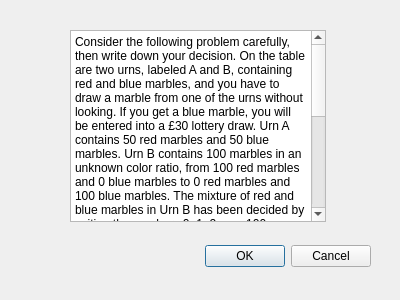
<?xml version="1.0" encoding="UTF-8"?>
<ui version="4.0">
 <class>Dialog</class>
 <widget class="QDialog" name="Dialog">
  <property name="geometry">
   <rect>
    <x>0</x>
    <y>0</y>
    <width>400</width>
    <height>300</height>
   </rect>
  </property>
  <property name="windowTitle">
   <string>Dialog</string>
  </property>
  <widget class="QDialogButtonBox" name="buttonBox">
   <property name="geometry">
    <rect>
     <x>30</x>
     <y>240</y>
     <width>341</width>
     <height>32</height>
    </rect>
   </property>
   <property name="orientation">
    <enum>Qt::Horizontal</enum>
   </property>
   <property name="standardButtons">
    <set>QDialogButtonBox::Cancel|QDialogButtonBox::Ok</set>
   </property>
  </widget>
  <widget class="QTextBrowser" name="textBrowser">
   <property name="geometry">
    <rect>
     <x>70</x>
     <y>30</y>
     <width>256</width>
     <height>192</height>
    </rect>
   </property>
   <property name="html">
    <string>&lt;!DOCTYPE HTML PUBLIC &quot;-//W3C//DTD HTML 4.0//EN&quot; &quot;http://www.w3.org/TR/REC-html40/strict.dtd&quot;&gt;
&lt;html&gt;&lt;head&gt;&lt;meta name=&quot;qrichtext&quot; content=&quot;1&quot; /&gt;&lt;style type=&quot;text/css&quot;&gt;
p, li { white-space: pre-wrap; }
&lt;/style&gt;&lt;/head&gt;&lt;body style=&quot; font-family:'SimSun'; font-size:9pt; font-weight:400; font-style:normal;&quot;&gt;
&lt;p style=&quot; margin-top:0px; margin-bottom:0px; margin-left:0px; margin-right:0px; -qt-block-indent:0; text-indent:0px;&quot;&gt;Consider the following problem carefully, then write down your decision. On the table are two urns, labeled A and B, containing red and blue marbles, and you have to draw a marble from one of the urns without looking. If you get a blue marble, you will be entered into a £30 lottery draw. Urn A contains 50 red marbles and 50 blue marbles. Urn B contains 100 marbles in an unknown color ratio, from 100 red marbles and 0 blue marbles to 0 red marbles and 100 blue marbles. The mixture of red and blue marbles in Urn B has been decided by writing the numbers 0, 1, 2, . . ., 100 on separate slips of paper, shuffling the slips thoroughly, and then drawing one of them at random. The number chosen was used to determine the number of blue marbles to be put into Urn B, but you do not know the number. Every possible mixture of red and blue marbles in Urn B is equally likely. You have to decide whether you prefer to draw a marble at random from Urn A or Urn B. What you hope is to draw a blue marble and be entered for the £30 lottery draw. Consider very carefully from which urn you prefer to draw the marble, then write down your decision below. You will draw a marble from your chosen urn straight afterwards. I prefer to draw a marble from Urn A/Urn B&lt;/p&gt;&lt;/body&gt;&lt;/html&gt;</string>
   </property>
  </widget>
 </widget>
 <resources/>
 <connections>
  <connection>
   <sender>buttonBox</sender>
   <signal>accepted()</signal>
   <receiver>Dialog</receiver>
   <slot>accept()</slot>
   <hints>
    <hint type="sourcelabel">
     <x>248</x>
     <y>254</y>
    </hint>
    <hint type="destinationlabel">
     <x>157</x>
     <y>274</y>
    </hint>
   </hints>
  </connection>
  <connection>
   <sender>buttonBox</sender>
   <signal>rejected()</signal>
   <receiver>Dialog</receiver>
   <slot>reject()</slot>
   <hints>
    <hint type="sourcelabel">
     <x>316</x>
     <y>260</y>
    </hint>
    <hint type="destinationlabel">
     <x>286</x>
     <y>274</y>
    </hint>
   </hints>
  </connection>
 </connections>
</ui>
